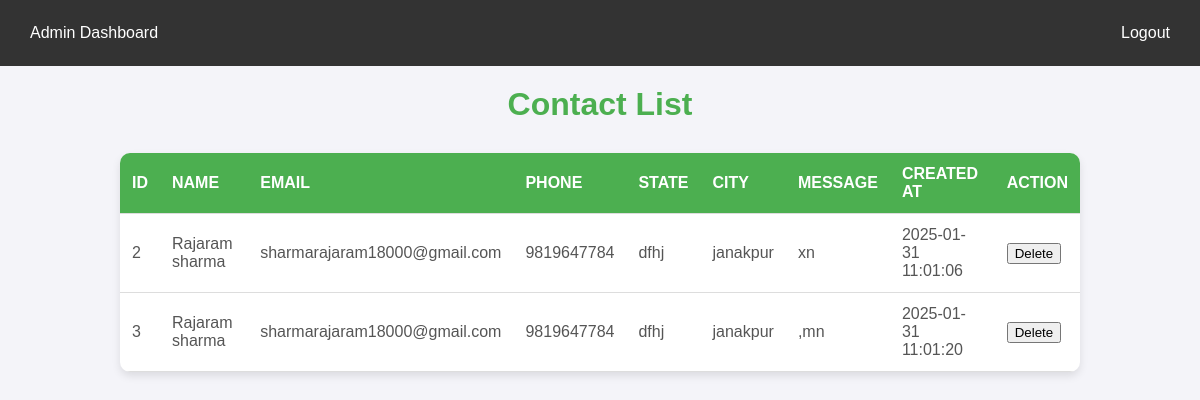
The page /contactlist.php on the database its author committed.
### tables this page shows
CREATE TABLE `contact_us` (
  `id` int(11) NOT NULL,
  `name` varchar(255) NOT NULL,
  `email` varchar(255) NOT NULL,
  `phone` varchar(20) NOT NULL,
  `state` varchar(100) NOT NULL,
  `city` varchar(100) NOT NULL,
  `message` text NOT NULL,
  `created_at` timestamp NOT NULL DEFAULT current_timestamp()
);

### contactlist.php (the view, shortened to what this page needs)
<?php
require 'adminnavbar.php';
?>
<?php
$servername = "localhost";
$username = "root";
$password = "";
$dbname = "ecometrics";
$conn = new mysqli($servername, $username, $password, $dbname);
$sql = "SELECT * FROM contact_us";
$result = $conn->query($sql);
?>
<!DOCTYPE html>
<html lang="en">
<head>
</head>
<body>
    <h1>Contact List</h1>
    <table>
        <thead>
            <tr>
                <th>ID</th>
                <th>Name</th>
                <th>Email</th>
                <th>Phone</th>
                <th>State</th>
                <th>City</th>
                <th>Message</th>
                <th>Created At</th>
                <th>Action</th>
            </tr>
        </thead>
        <tbody>
            <?php
            if ($result->num_rows > 0) {
                while($row = $result->fetch_assoc()) {
                    echo "<tr>";
                    echo "<td>" . $row["id"] . "</td>";
                    echo "<td>" . $row["name"] . "</td>";
                    echo "<td>" . $row["email"] . "</td>";
                    echo "<td>" . $row["phone"] . "</td>";
                    echo "<td>" . $row["state"] . "</td>";
                    echo "<td>" . $row["city"] . "</td>";
                    echo "<td>" . $row["message"] . "</td>";
                    echo "<td>" . $row["created_at"] . "</td>";
                    echo "<td>
                            <a href='?delete_id=" . $row["id"] . "' onclick='return confirm(\"Are you sure you want to delete this contact?\");'>
                                <button>Delete</button>
                            </a>
                          </td>";
                    echo "</tr>";
                }
            } else {
                echo "<tr><td colspan='9'>No contacts found</td></tr>";
            }
            ?>
        </tbody>
    </table>
</body>
</html>

### adminnavbar.php (shortened to what this page needs)
<div class="navbar">
    <a href="admin.php">Admin Dashboard</a>
    <div class="right">
        <a href="logout.php" class="logout">Logout</a>
    </div>
</div>

### adminnavbar.php (style rules this page uses)
.navbar { background-color: #333; overflow: hidden; padding: 10px; }
.navbar a { color: white; padding: 14px 20px; text-decoration: none; float: left; font-size: 16px; text-align: center; }
.navbar .right { float: right; }

### contactlist.php (style rules this page uses)
body { font-family: 'Arial', sans-serif; background-color: #f4f4f9; margin: 0; padding: 0; color: #333; }
h1 { text-align: center; color: #4CAF50; margin-top: 20px; font-size: 2em; }
table { width: 80%; margin: 30px auto; border-collapse: collapse; border-radius: 10px; box-shadow: 0 4px 8px rgba(0, 0, 0, 0.1); background-color: white; overflow: hidden; }
th, td { padding: 12px; text-align: left; border-bottom: 1px solid #ddd; }
th { background-color: #4CAF50; color: white; text-transform: uppercase; }
td { color: #555; }
table, h1 { animation: fadeIn 1s ease-in; }

### rows shown on the page
contact_us: id "2", name "Rajaram sharma", email "sharmarajaram18000@gmail.com", phone "9819647784", state "dfhj", city "janakpur", message "xn", created_at "2025-01-31 11:01:06"
contact_us: id "3", name "Rajaram sharma", email "sharmarajaram18000@gmail.com", phone "9819647784", state "dfhj", city "janakpur", message ",mn", created_at "2025-01-31 11:01:20"
